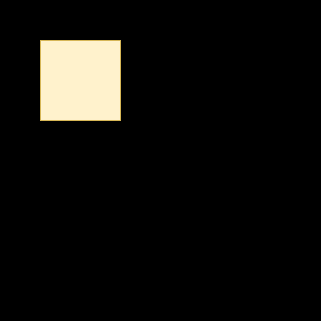
#> input picture lab07/data/img_1.png, 321 x 321 px
$ python CalculateShift.py
#> lines starting #> are read from the running program, lines starting #| are printed output that depends on the picture; after the words box and inside, x2 and y2 are one past the last pixel; in counts of white or black regions, pixels touching at a corner belong together
### lab07/code/FindCorners.py
# LAB7/code/FindCorners_en.py

import numpy as np
from scipy.signal import convolve2d
from scipy.ndimage import maximum_filter
import matplotlib.pyplot as plt

def find_corners(frame, dx, dy, g, threshold, r, alpha):
    """
    Harris corner detection function.

    Input:
        frame (np.array): Input image read from source.
        dx (np.array): Horizontal gradient filter.
        dy (np.array): Vertical gradient filter.
        g (np.array): Gaussian filter.
        threshold (int): Threshold for finding local maxima (0 ~ 1000).
        r (int): Neighborhood radius used for computing RBinary.
        alpha (float): Empirical constant k for the Harris detector.

    Returns:
        tuple: (I, row, col, count)
            I (np.array): Float image converted from "frame".
            row (np.array): Row coordinates of corners.
            col (np.array): Column coordinates of corners.
            count (int): Number of detected corners.
    """
    # Convert frame to float
    I = frame.astype(float)

    # Handle extra batch dimension if present (shape like (1, H, W, C))
    if I.ndim == 4 and I.shape[0] == 1:
        I = np.squeeze(I, axis=0)
        frame = np.squeeze(frame, axis=0)

    # Show original image
    plt.figure()
    plt.imshow(frame)
    plt.title('Original Image')

    ########################### Interest Points ###########################

    # --- Compute image gradients ---

    # Grayscale conversion [cite: 33]
    if I.ndim == 3:
        # RGB image
        I_gray = I[:,:,0] * 0.299 + I[:,:,1] * 0.587 + I[:,:,2] * 0.114
    else:
        # Already grayscale
        I_gray = I

    # Compute Ix, Iy
    Ix = convolve2d(I_gray, dx, mode='same')
    Iy = convolve2d(I_gray, dy, mode='same')

    # --- Compute all components of the second-moment matrix M
    # M = [[Ix2, Ixy], [Iyx, Iy2]]
    # Note Ix2, Ixy, Iy2 are all Gaussian smoothed

    # Compute Ix2 Iy2 Ixy
    ### Your Code ###
    Ix2 = convolve2d(Ix**2, g, mode='same')
    Iy2 = convolve2d(Iy**2, g, mode='same')
    Ixy = convolve2d(Ix*Iy, g, mode='same')

    M = np.array([[Ix2, Ixy], [Ixy, Iy2]])

    # --- Visualize Ixy ---
    plt.figure()
    plt.imshow(Ixy)
    plt.title('Ixy')

    # --- Corner response R = det(M) - alpha * trace(M)^2

    # Calculate R
    ### Your code ###
    R = Ix2 * Iy2 - Ixy * Ixy - alpha * (Ix2 + Iy2)**2

    # Map the maximum of R to 1000
    R = (1000 / R.max()) * R

    # --- Use maximum_filter to implement max-filter ---
    sze = 2 * r + 1  # domain width

    # --- Find local maxima and obtain RBinary ---
    # Compute MX, RBinary
    ### MX = maximum_filter())
    ###RBinary =

    MX = maximum_filter(R, size=sze)
    RBinary = (R > threshold) & (R == MX)

    # --- Keep corners away from image borders ---
    offe = r

    # Clear R to store only final corners
    R_corners = np.zeros_like(R)

    # Ignore image borders and keep only middle-region corners
    R_corners[offe:-offe, offe:-offe] = RBinary[offe:-offe, offe:-offe]

    row, col = np.nonzero(R_corners)

    count = len(row)  # Count total corners

    return I, row, col, count

### lab07/code/CalculateShift.py
# Compute how much the rectangle is shifted between two images

import numpy as np
import matplotlib.pyplot as plt
import os
from skimage import io
from FindCorners import find_corners

# --- helper function to create gaussian kernel (mimics fspecial) ---
def gaussian_kernel(size, sigma):
    """Creates a 2D Gaussian kernel."""
    size = int(size) // 2
    x, y = np.mgrid[-size:size+1, -size:size+1]
    normal = 1 / (2.0 * np.pi * sigma**2)
    g =  np.exp(-((x**2 + y**2) / (2.0*sigma**2))) * normal
    return g

# --- Parameter settings ---
# Corner response related
sigma = 2
n_x_sigma = 6
alpha = 0.04

# Non-maximum suppression related
threshold = 20  # Should be between 0 and 1000
r = 6           # Neighborhood radius used when computing RBinary

# --- Filter kernels ---
dx = np.array([[-1, 0, 1], [-1, 0, 1], [-1, 0, 1]])  # Horizontal gradient filter
dy = dx.T                                            # Vertical gradient filter

# Gaussian filter
gaussian_size = max(1, int(2 * n_x_sigma * sigma))
g = gaussian_kernel(gaussian_size, sigma)

# --- Load images ---
BASE_DIR = os.path.dirname(os.path.abspath(__file__))
DATA_DIR = os.path.join(os.path.dirname(BASE_DIR), "data")
frame1 = io.imread(os.path.join(DATA_DIR, 'img_1.png'))
#> frame1 is the input picture: shape (321, 321, 4); mean R, G, B, A 16.1, 15.2, 12.6, 255
frame2 = io.imread(os.path.join(DATA_DIR, 'img_2.png'))
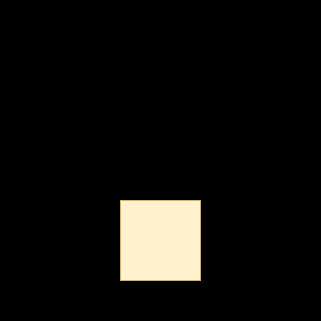
#> input picture lab07/data/img_2.png, 321 x 321 px
#> frame2 is the input picture: shape (321, 321, 4); mean R, G, B, A 16.1, 15.2, 12.6, 255


# --- Call FindCorners separately for each image ---
### Your Code ###
I1, row1, col1, count1 = find_corners(frame1, dx, dy, g, threshold, r, alpha)
#> in find_corners, `Ix = convolve2d(I_gray, dx, mode='same')`:
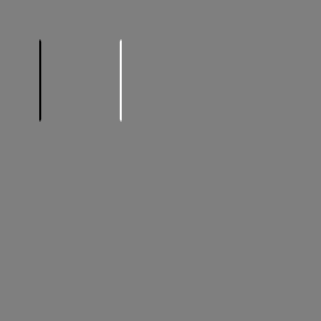
#> Ix: shape (321, 321) float64; min -724.7, max 724.7, mean 0; drawn with min black and max white
#> in find_corners, `Iy2 = convolve2d(Iy**2, g, mode='same')`:
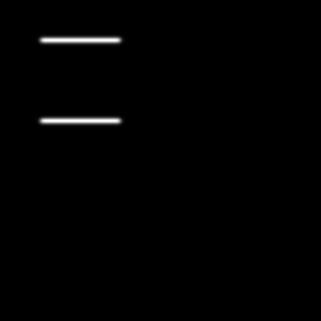
#> Iy2: shape (321, 321) float64; min 0, max 162319.6, mean 1317.4; drawn with min black and max white
#> in find_corners, `R = Ix2 * Iy2 - Ixy * Ixy - alpha * (Ix2 + Iy2)**2`:
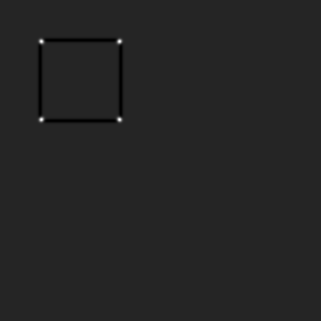
#> R: shape (321, 321) float64; min -1.05e+09, max 6.16e+09, mean -7187415; drawn with min black and max white
#> in find_corners, `RBinary = (R > threshold) & (R == MX)`:
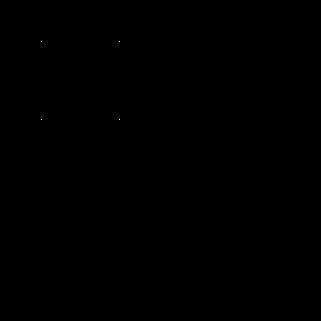
#> RBinary: shape (321, 321) bool; 0% white in thin lines or dots, all inside (x1, y1, x2, y2) = (41, 41, 120, 120)
#> in find_corners, `row, col = np.nonzero(R_corners)`: row = [41, 41, 119, 119]; col = [41, 119, 41, 119]
#> in find_corners, `count = len(row)`: count = 4
#> row1 = [41, 41, 119, 119]; col1 = [41, 119, 41, 119]; count1 = 4
I2, row2, col2, count2 = find_corners(frame2, dx, dy, g, threshold, r, alpha)
#> call 2 of find_corners, with dx = array of shape (3, 3), dy = array of shape (3, 3), threshold = 20, r = 6, alpha = 0.04
#> in find_corners (call 2), `I_gray = I[:,:,0] * 0.299 + I[:,:,1] * 0.587 + I[:,:,2] * 0.114`:
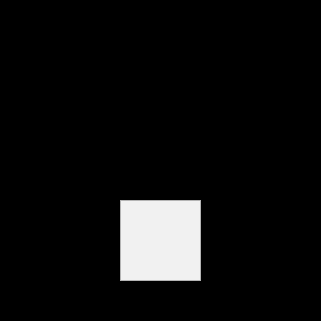
#> I_gray: shape (321, 321) float64; min 0, max 241.6, mean 15.2
#> in find_corners (call 2), `RBinary = (R > threshold) & (R == MX)`: RBinary: shape (321, 321) bool; 0% white in thin lines or dots, all inside (x1, y1, x2, y2) = (121, 201, 200, 280)
#> in find_corners (call 2), `row, col = np.nonzero(R_corners)`: row = [201, 201, 279, 279]; col = [121, 199, 121, 199]
#> row2 = [201, 201, 279, 279]; col2 = [121, 199, 121, 199]; count2 = 4

# Display the detected corners in frame1
# Hint: To show these two images, please refer to the MyHarrisCornerDetector.m
### Your Code ###
plt.figure()
plt.imshow(frame1)
plt.plot(col1, row1, 'or', markersize=3)  # 'or' means red circle markers
plt.title('Detected Corners')
plt.axis('off')  # Turn off axes

# --- Visualize detected corners in frame2 ---
### Your Code ###
plt.figure()
plt.imshow(frame2)
plt.plot(col2, row2, 'or', markersize=3)  # 'or' means red circle markers
plt.title('Detected Corners')
plt.axis('off')  # Turn off axes

# --- Compute shift ---
### Your Code ###
shift_row = np.abs(row2[0] - row1[0])
#> shift_row = 160
shift_col = np.abs(col2[0] - col1[0])
#> shift_col = 80

# Show the rectangle's displacement between the two images
print(f"\nRow shifted: {shift_row:.2f}")
#| Row shifted: 160.00
print(f"Col shifted: {shift_col:.2f}")
#| Col shifted: 80.00

plt.tight_layout()
plt.show()
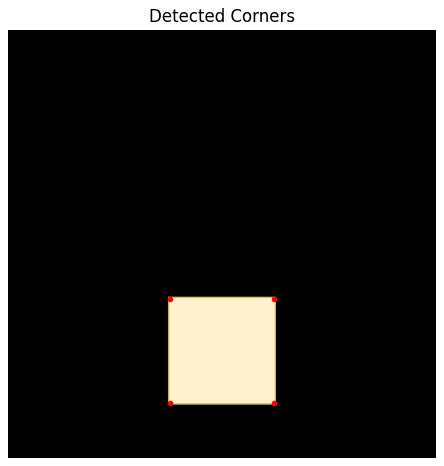
#> figure drawn by matplotlib, 1 panel
